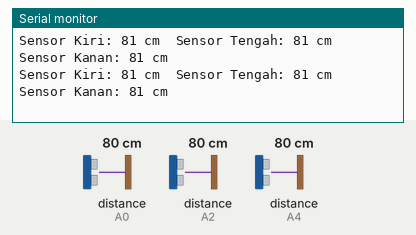
This sketch was run on a simulated Arduino Uno, built with avr-gcc and run on an emulated ATmega328P. Shown: the last lines printed to the serial monitor. Inputs (shaded band) come from the test bench; at power-on: distance to the obstacle (sensors on A0, A2, A4) 80 cm. The echo pulse lasts 58.3 µs per cm.

Above: at 1.8 s.
1.9 s: distance to the obstacle (sensor on A0) set to 2 cm
At 2.6 s:
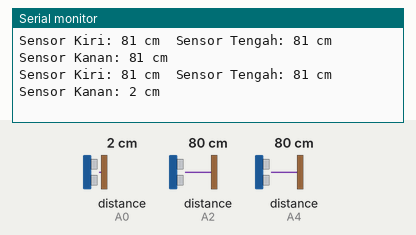
3.4 s: distance to the obstacle (sensor on A2) set to 2 cm
At 4.7 s:
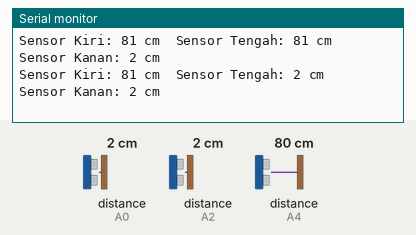
4.9 s: distance to the obstacle (sensor on A4) set to 2 cm
At 5.7 s:
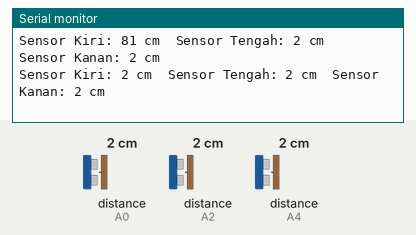
6.4 s: distance to the obstacle (sensor on A0) set to 4 cm
At 7.5 s:
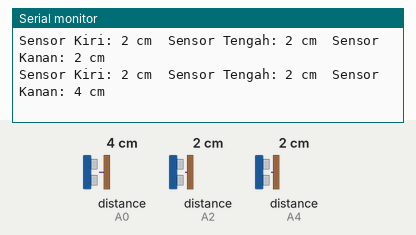
7.9 s: distance to the obstacle (sensor on A2) set to 4 cm
At 8.9 s:
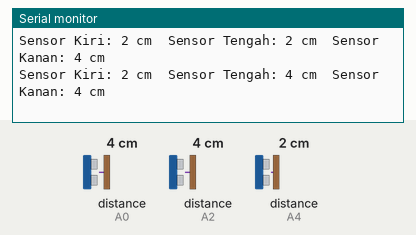
9.4 s: distance to the obstacle (sensor on A4) set to 4 cm
At 10.9 s:
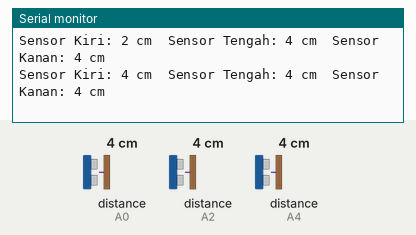
Timing chart, 0 to 11.9 s (numbered marks = the images above; inputs shaded):
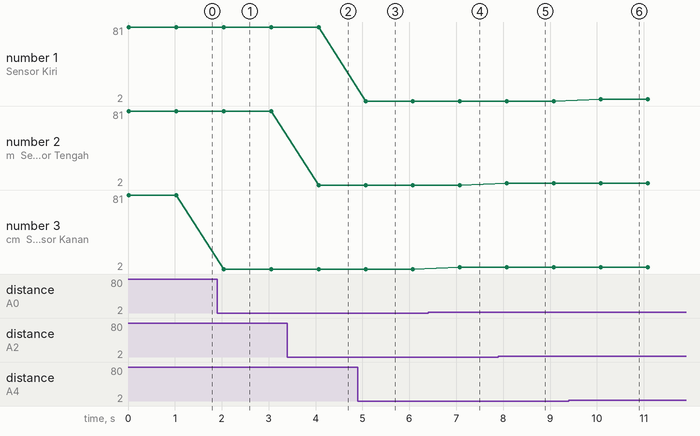

The sketch:

testultra.ino
```cpp
// Library untuk sensor ultrasonik
#include <NewPing.h>

// Definisi pin untuk sensor kiri
#define KIRI_TRIG_PIN A5
#define KIRI_ECHO_PIN A4

// Definisi pin untuk sensor tengah
#define TENGAH_TRIG_PIN A3
#define TENGAH_ECHO_PIN A2

// Definisi pin untuk sensor kanan
#define KANAN_TRIG_PIN A1
#define KANAN_ECHO_PIN A0

// Objek sensor untuk kiri, tengah, dan kanan
NewPing kiriSensor(KIRI_TRIG_PIN, KIRI_ECHO_PIN);
NewPing tengahSensor(TENGAH_TRIG_PIN, TENGAH_ECHO_PIN);
NewPing kananSensor(KANAN_TRIG_PIN, KANAN_ECHO_PIN);

void setup() {
  Serial.begin(9600); // Inisialisasi komunikasi serial
}

void loop() {
  // Membaca nilai dari sensor kiri
  int kiriDistance = kiriSensor.ping_cm();

  // Membaca nilai dari sensor tengah
  int tengahDistance = tengahSensor.ping_cm();

  // Membaca nilai dari sensor kanan
  int kananDistance = kananSensor.ping_cm();

  // Menampilkan nilai sensor ke Serial Monitor
  Serial.print("Sensor Kiri: ");
  Serial.print(kiriDistance);
  Serial.print(" cm\t");

  Serial.print("Sensor Tengah: ");
  Serial.print(tengahDistance);
  Serial.print(" cm\t");

  Serial.print("Sensor Kanan: ");
  Serial.print(kananDistance);
  Serial.println(" cm");

  delay(1000); // Menunggu 500 milidetik sebelum membaca ulang
}
```

Measured:
- after the input at 1.9 s, the serial monitor: prints a new line after 0.15 s (image 1)
- after the input at 3.4 s, the serial monitor: prints a new line after 0.66 s (image 2)
- after the input at 4.9 s, the serial monitor: prints a new line after 0.17 s (image 3)
- after the input at 6.4 s, the serial monitor: prints a new line after 0.67 s (image 4)
- after the input at 7.9 s, the serial monitor: prints a new line after 0.18 s (image 5)
- after the input at 9.4 s, the serial monitor: prints a new line after 0.68 s (image 6)
- plotted number 3: 81 → 2 after the input at 1.9 s, 2 → 4 after the input at 6.4 s
